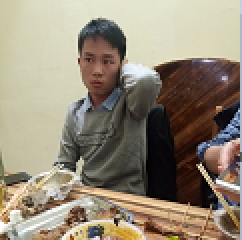
#> input picture HosSystem/WebContent/doctor/assets/images/6.jpg, 121 x 120 px, found by its file name (shown 2 times larger)
$ python model3_hash.py
#> lines starting #> are read from the running program, lines starting #| are printed output that depends on the picture; long printed decimals are rounded
import cv2
import numpy as np


# 均值哈希算法
def aHash(img):
    # 缩放为8*8
    img = cv2.resize(img, (8, 8))
    # 转换为灰度图
    gray = cv2.cvtColor(img, cv2.COLOR_BGR2GRAY)
    # s为像素和初值为0，hash_str为hash值初值为''
    s = 0
    hash_str = ''
    # 遍历累加求像素和
    for i in range(8):
        for j in range(8):
            s = s + gray[i, j]
    # 求平均灰度
    avg = s / 64
    # 灰度大于平均值为1相反为0生成图片的hash值
    for i in range(8):
        for j in range(8):
            if gray[i, j] > avg:
                hash_str = hash_str + '1'
            else:
                hash_str = hash_str + '0'
    return hash_str


# 差值感知算法
def dHash(img):
    # 缩放8*8
    img = cv2.resize(img, (9, 8))
    # 转换灰度图
    gray = cv2.cvtColor(img, cv2.COLOR_BGR2GRAY)
    hash_str = ''
    # 每行前一个像素大于后一个像素为1，相反为0，生成哈希
    for i in range(8):
        for j in range(8):
            if gray[i, j] > gray[i, j + 1]:
                hash_str = hash_str + '1'
            else:
                hash_str = hash_str + '0'
    return hash_str


# 感知哈希算法(pHash)
def pHash(img):
    # 缩放32*32
    img = cv2.resize(img, (32, 32))  # , interpolation=cv2.INTER_CUBIC

    # 转换为灰度图
    gray = cv2.cvtColor(img, cv2.COLOR_BGR2GRAY)
    # 将灰度图转为浮点型，再进行dct变换
    dct = cv2.dct(np.float32(gray))
    # opencv实现的掩码操作
    dct_roi = dct[0:8, 0:8]

    hash = []
    avreage = np.mean(dct_roi)
    for i in range(dct_roi.shape[0]):
        for j in range(dct_roi.shape[1]):
            if dct_roi[i, j] > avreage:
                hash.append(1)
            else:
                hash.append(0)
    return hash


# 通过得到RGB每个通道的直方图来计算相似度
def classify_hist_with_split(image1, image2, size=(256, 256)):
    # 将图像resize后，分离为RGB三个通道，再计算每个通道的相似值
    image1 = cv2.resize(image1, size)
    image2 = cv2.resize(image2, size)
    sub_image1 = cv2.split(image1)
    sub_image2 = cv2.split(image2)
    sub_data = 0
    for im1, im2 in zip(sub_image1, sub_image2):
        sub_data += calculate(im1, im2)
    sub_data = sub_data / 3
    return sub_data


# 计算单通道的直方图的相似值
def calculate(image1, image2):
    hist1 = cv2.calcHist([image1], [0], None, [256], [0.0, 255.0])
    hist2 = cv2.calcHist([image2], [0], None, [256], [0.0, 255.0])
    # 计算直方图的重合度
    degree = 0
    for i in range(len(hist1)):
        if hist1[i] != hist2[i]:
            degree = degree + (1 - abs(hist1[i] - hist2[i]) / max(hist1[i], hist2[i]))
        else:
            degree = degree + 1
    degree = degree / len(hist1)
    return degree


# Hash值对比
def cmpHash(hash1, hash2):
    n = 0
    # hash长度不同则返回-1代表传参出错
    if len(hash1)!=len(hash2):
        return -1
    # 遍历判断
    for i in range(len(hash1)):
        # 不相等则n计数+1，n最终为相似度
        if hash1[i] != hash2[i]:
            n = n + 1
    return n


img1 = cv2.imread('6.jpg')  #  11--- 16 ----13 ---- 0.43
#> img1 is the input picture: shape (120, 121, 3); mean B, G, R 119.3, 137, 147.6
img2 = cv2.imread('5.jpg')
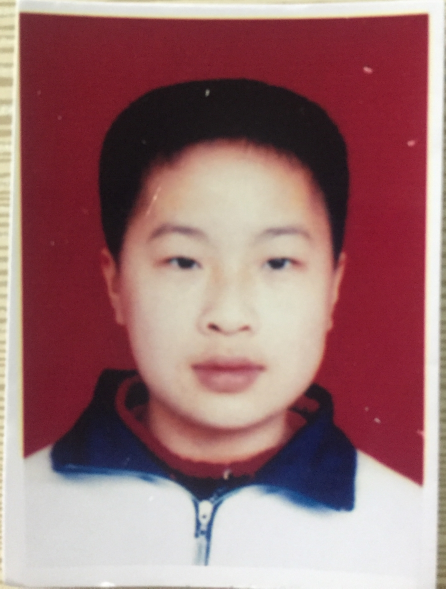
#> input picture face/5.jpg, 891 x 1177 px (shown at 1/2 size)
#> img2 is the input picture: shape (1177, 891, 3); mean B, G, R 115, 113, 154.3


hash1 = aHash(img1)
#> after the loop in aHash, `for i in range(8):`: s = 9355
#> in aHash, `avg = s / 64`: avg = 146.2
hash2 = aHash(img2)
n = cmpHash(hash1, hash2)
#> n = 43
print('均值哈希算法相似度：', 100-n)
#| 均值哈希算法相似度： 57
print('均值哈希算法相似度：', n)
#| 均值哈希算法相似度： 43
hash1 = dHash(img1)
hash2 = dHash(img2)
n = cmpHash(hash1, hash2)
#> n = 40
print('差值哈希算法相似度：', n)
#| 差值哈希算法相似度： 40

hash1 = pHash(img1)
#> in pHash, `gray = cv2.cvtColor(img, cv2.COLOR_BGR2GRAY)`:
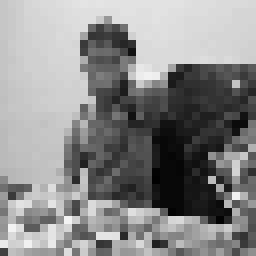
#> gray: shape (32, 32) (shown 8 times larger); min 1, max 244, mean 138
#> in pHash, `dct = cv2.dct(np.float32(gray))`:
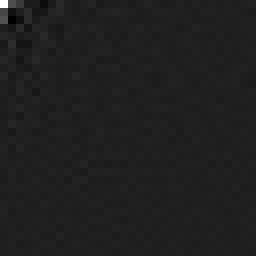
#> dct: shape (32, 32) float32 (shown 8 times larger); min -626.2, max 4414.7, mean 6.1; drawn with min black and max white
#> in pHash, `avreage = np.mean(dct_roi)`: avreage = 99.81
#> hash1 = 64 values, max 1 at index 0, min 0 at index 3, mean 0.266
hash2 = pHash(img2)
#> in pHash (call 2), `gray = cv2.cvtColor(img, cv2.COLOR_BGR2GRAY)`:
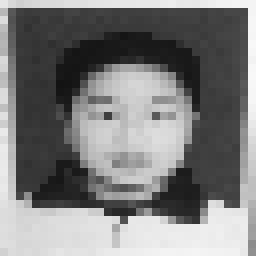
#> gray: shape (32, 32) (shown 8 times larger); min 19, max 248, mean 125.5
#> in pHash (call 2), `dct = cv2.dct(np.float32(gray))`:
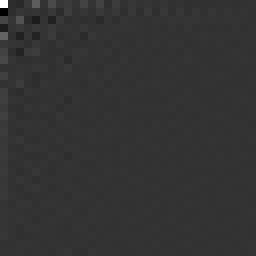
#> dct: shape (32, 32) float32 (shown 8 times larger); min -1009, max 4017.3, mean 7.4; drawn with min black and max white
#> in pHash (call 2), `avreage = np.mean(dct_roi)`: avreage = 83.65
#> hash2 = 64 values, max 1 at index 0, min 0 at index 1, mean 0.297
n = cmpHash(hash1, hash2)
#> n = 22
print('感知哈希算法相似度：',n)
#| 感知哈希算法相似度： 22

n = classify_hist_with_split(img1, img2)
#> in classify_hist_with_split, `image1 = cv2.resize(image1, size)`:
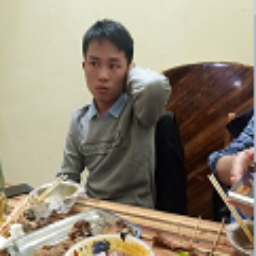
#> image1: shape (256, 256, 3); mean of channels 0, 1, 2 119.2, 136.8, 147.4; drawn as B, G, R
#> in classify_hist_with_split, `image2 = cv2.resize(image2, size)`:
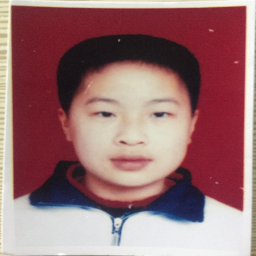
#> image2: shape (256, 256, 3); mean of channels 0, 1, 2 114.8, 112.8, 154.1; drawn as B, G, R
#> the loop in classify_hist_with_split, `for im1, im2 in zip(sub_image1, sub_image2):` made 3 passes
#> (degree in calculate, sub_data) on passes 1 to 3: ([0.43], [0.43]), ([0.416], [0.846]), ([0.379], [1.22])
#> in classify_hist_with_split, `sub_data = sub_data / 3`: sub_data = [0.408]
#> n = [0.408]
print('三直方图算法相似度：', n)
#| 三直方图算法相似度： [0.4083]
